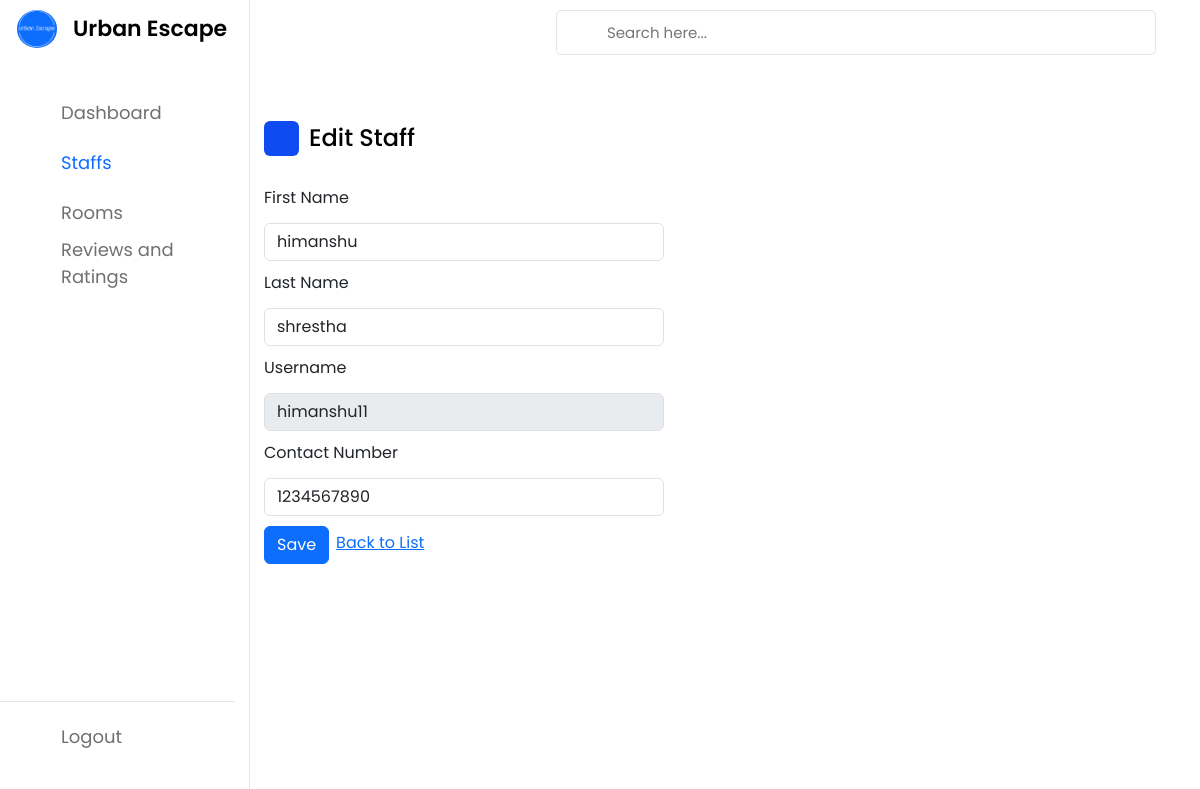
Before: /edit-staff/13/ with the older database file.
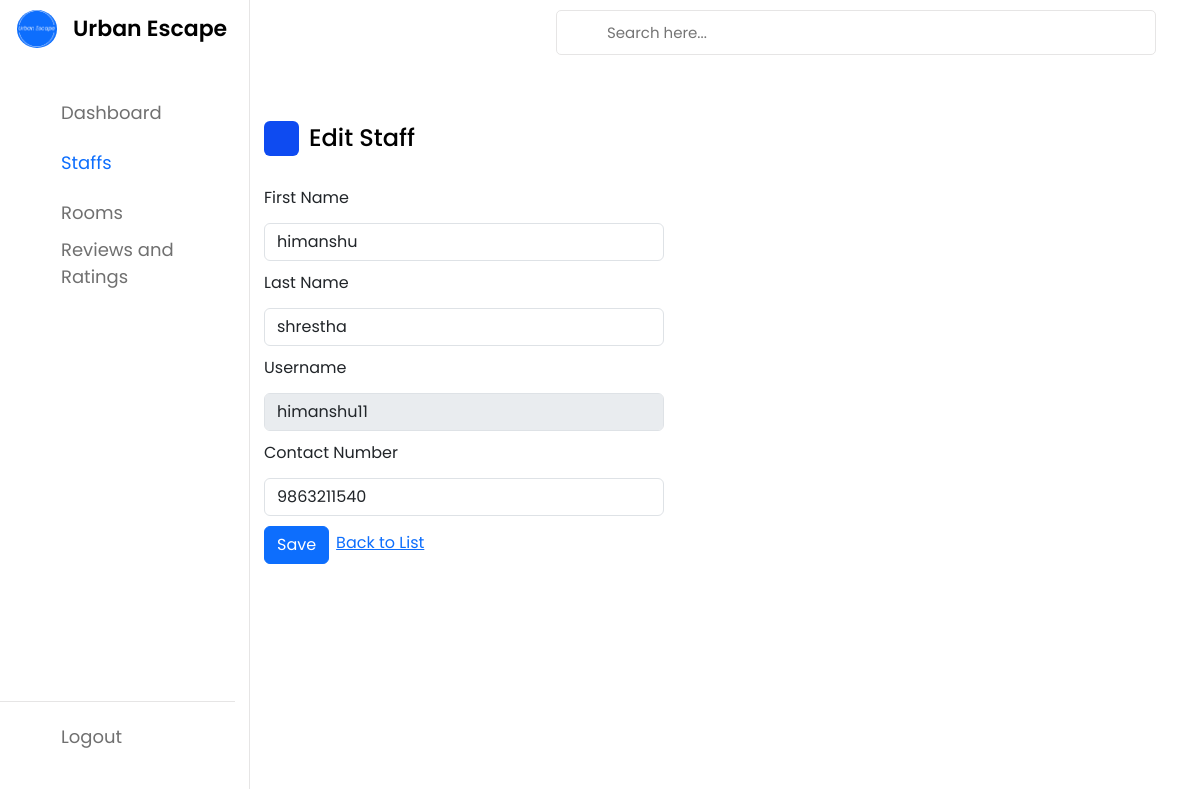
After: the same page with the newer database file.
### authentication/models.py (models this page shows, shortened)
class CustomUser(AbstractUser):
    contact_number = models.CharField(max_length=10)
    is_staff = models.BooleanField(default=False)
    email_token = models.CharField(max_length=200, blank=True, null=True)
    is_verified = models.BooleanField(default=False)
    password_reset_token = models.CharField(max_length=200, blank=True, null=True)

### dashboard/views.py (the view)
# urls.py: path('edit-staff/<id>/', views.EditStaff, name='edit-staff'),
@csrf_exempt
def EditStaff(request, id):
    staff_member = CustomUser.objects.get(pk=id)
    if request.method == "POST":
        data = json.loads(request.body)
        new_contact = data.get('contact')
        errors = {}
        if new_contact and new_contact != staff_member.contact_number:
            if CustomUser.objects.filter(contact_number=new_contact).exists():
                errors['contact'] = "The contact number is already in use. Please choose a different contact number."
            elif len(str(new_contact)) != 10:
                errors['contact'] = "The contact number should be exactly 10 digits."
        if errors:
            return JsonResponse(errors)
        staff_member.first_name = data.get('first_name')
        staff_member.last_name = data.get('last_name')
        staff_member.contact_number = new_contact
        staff_member.save()
        return JsonResponse({'success': "Saved successfully!"})
    else:
        context = {'staff_member': staff_member}
        return render(request, 'dashboard/edit-staff.html', context)

### dashboard/templates/dashboard/edit-staff.html (shortened to what this page needs)
{% load static %}
<!DOCTYPE html>
<html lang="en">
<head>
    <link href="https://cdn.jsdelivr.net/npm/bootstrap@5.3.3/dist/css/bootstrap.min.css" rel="stylesheet"
 />
    <link rel="stylesheet" href="{% static 'dashboard/styles/dashboard.css' %}">
    <link rel="stylesheet" href="https://unicons.iconscout.com/release/v4.0.0/css/line.css">
</head>
<body>
    <nav>
        <div class="logo-name">
            <div class="logo-image">
                <img src="{% static 'dashboard/images/logo.png' %}" alt="">
            </div>
            <span class="logo_name" style=>Urban Escape</span>
        </div>
        <div class="menu-items" style="margin-left: -30px;">
            <ul class="nav-links">
                <li><a href="/admin-dashboard">
                        <i class="uil uil-calendar-alt"></i>
                        <span class="link-name">Dashboard</span>
                    </a></li>
                <li><a href="/staffs">
                        <i class="uil uil-credit-card" style="color: #0d6efd;"></i>
                        <span class="link-name" style="color: #0d6efd;">Staffs</span>
                    </a></li>
                <li><a href="/rooms">
                        <i class="uil uil-comments"></i>
                        <span class="link-name">Rooms</span>
                    </a></li>
                <li><a href="/admin-reviews-ratings">
                        <i class="uil uil-user-circle"></i>
                        <span class="link-name">Reviews and Ratings</span>
                    </a></li>
            </ul>
            <ul class="logout-mode">
                <li><a href="#">
                        <i class="uil uil-signout"></i>
                        <span class="link-name">Logout</span>
                    </a></li>
                <li class="mode">
                    <div class="mode-toggle">
                    </div>
                </li>
            </ul>
        </div>
    </nav>
    <section class="dashboard">
        <div class="top">
            <div class="search-box">
                <input type="text" placeholder="Search here...">
            </div>
        </div>
        <div class="dash-content">
            <div class="overview">
                <div class="title">
                    <i class="uil uil-tachometer-fast-alt"></i>
                    <span class="text">Edit Staff</span>
                </div>
                <form id="editStaffForm">
                    <div class="form-group">
                        <label for="fname" class="form-label">First Name</label>
                        <input type="text" name="first_name" id="fname" class="form-control"
                            value="{{staff_member.first_name}}" required>
                    </div>
                    <div class="form-group">
                        <label for="lname" class="form-label">Last Name</label>
                        <input type="text" name="last_name" id="lname" class="form-control"
                            value="{{staff_member.last_name}}" required>
                    </div>
                    <div class="form-group">
                        <label for="username" class="form-label">Username</label>
                        <input type="text" name="username" id="username" class="form-control"
                            value="{{staff_member.username}}" readonly>
                    </div>
                    <div class="form-group">
                        <label for="contact" class="form-label">Contact Number</label>
                        <input type="tel" name="contact" id="contact" class="form-control"
                            value="{{staff_member.contact_number}}" required>
                    </div>
                    <div class="buttons" style="display: flex;">
                        <button id="saveBtn" class="btn btn-primary">Save</button>
                        <a style="margin-left: 7px; margin-top: 5px;" href="/staffs">Back to List</a>
                    </div>
                </form>
            </div>
    </section>
</body>
</html>

Changed rows visible on the page:
changed CustomUser "himanshu": contact "1234567890" → "9863211540"
